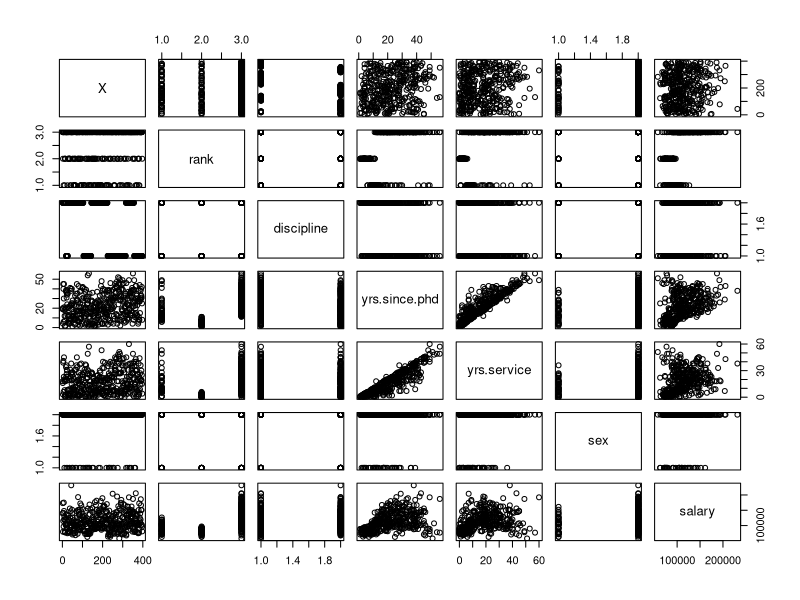
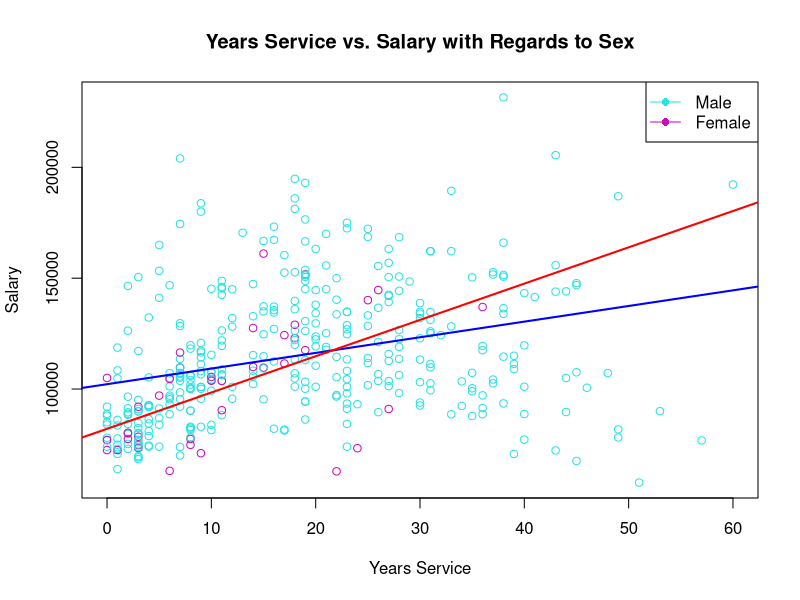
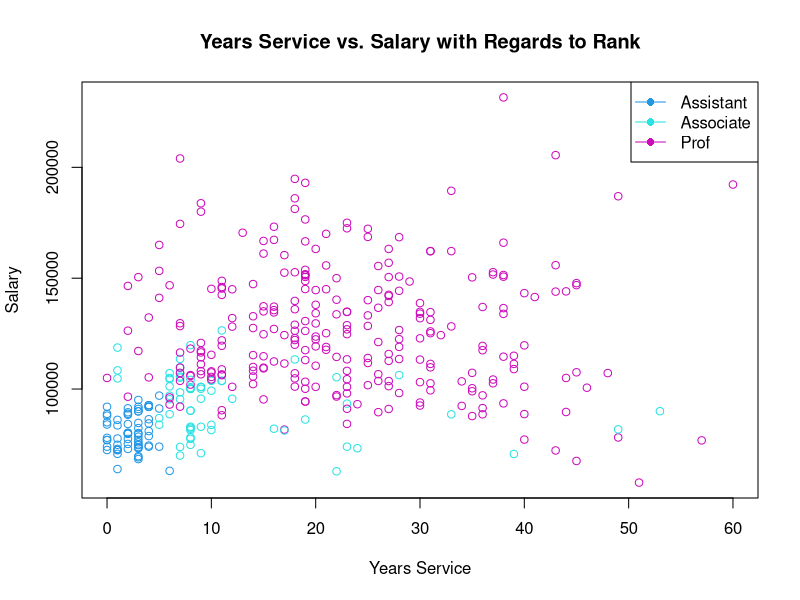

Reproduce these figures in R, in order. (Note: this script raises an error after producing the figures.)
# Problem 1

money.data <- read.csv("Salaries.csv")
money.data
head(money.data)
summary(money.data)
plot(money.data)

# 1) Do men and women make a discernable difference overall in their salaries as
# their time as a professor progresses?
plot(money.data$yrs.service, money.data$salary, col=5 + (money.data$sex=="Female"),
     xlab="Years Service", 
     ylab="Salary",
     main="Years Service vs. Salary with Regards to Sex")
# Add a legend
legend("topright", lty=1, col=5:6, pch=c(16, 16), legend=c("Male", "Female"))
# Add trend line for men
abline(lm(salary~yrs.service, data=subset(money.data, sex=="Male")), col="blue", lwd=2)
# Add trend line for women
abline(lm(salary~yrs.service, data=subset(money.data, sex=="Female")), col="red", lwd=2)


# 2) Relative to salary, what are typical times in terms of years of service for each rank?

# Function to determine a numeric marker for rank
rank_marker <- function(rank) {
  r <- rank
  rmark = 0
  if(r == "Prof") {
    rmark = 2
  }
  else if(r == "AssocProf") {
    rmark = 1
  }
  rmark
}

# Add a numeric marker column for rank
money.data["rmark"] = sapply(money.data$rank, rank_marker)

plot(money.data$yrs.service, money.data$salary, col=4 + (money.data$rmark),
     xlab="Years Service", 
     ylab="Salary",
     main="Years Service vs. Salary with Regards to Rank")
# Add a legend
legend("topright", lty=1, col=4:6, pch=c(16, 16, 16), legend=c("Assistant",
                                                               "Associate", "Prof"))

# Table with average times of service per rank
avg <- aggregate(yrs.service~rank, money.data, FUN=mean, na.rm=TRUE)
print(avg)


# 3)	What general relationship exists between discipline and salary as time of
# service progresses?



dframe("log price") <- log(dframe$price)